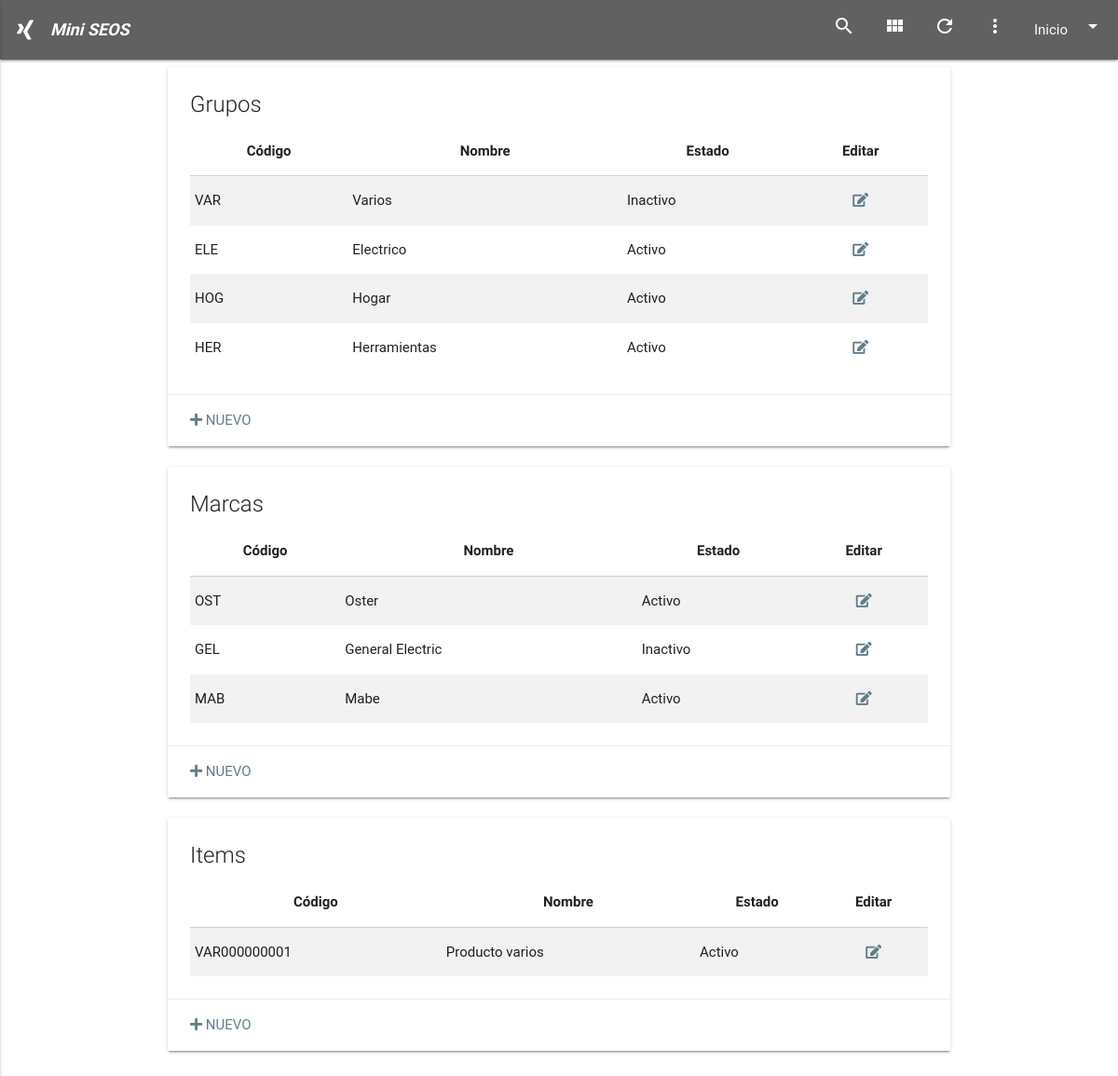
/inventario/ (signed in), run on the app's committed database.
### apps/inventario/models.py (models this page shows, shortened)
class Grupo(models.Model):
    codigo = models.CharField(max_length=3, primary_key=True, db_column='mrcCodigo')
    nombre = models.CharField(max_length=25, db_column='gruNombre')
    estado = models.CharField(max_length=1, choices=ESTADOS_MAESTROS, db_column='gruEstado')
    class Meta:
        db_table = 'inv_grupos'
    def estado_nombre(self):
        if self.estado == "A":
            return "Activo"
        else:
            return "Inactivo"

class Marca(models.Model):
    codigo = models.CharField(max_length=3, primary_key=True, db_column="mrcCodigo")
    nombre = models.CharField(max_length=25, db_column="mrcNombre")
    estado = models.CharField(max_length=1, choices=ESTADOS_MAESTROS, db_column="mrcEstado")
    class Meta:
        db_table = 'inv_marcas'
    def estado_nombre(self):
        if self.estado == "A":
            return "Activo"
        else:
            return "Inactivo"

class Item(models.Model):
    codigo = models.CharField(max_length=25, primary_key=True, db_column="itmCodigo")
    nombre = models.CharField(max_length=25, db_column="itmNombre")
    estado = models.CharField(max_length=1, choices=ESTADOS_MAESTROS, db_column="itmEstado")
    usuarioCreacion = models.CharField(max_length=10, db_column="itmUsrCreacion")
    fechaCreacion = models.DateTimeField(auto_now_add=True, db_column="itmFecCreacion")
    usuarioModificacion = models.CharField(max_length=10, db_column="itmUsrModificacion")
    fechaModificacion = models.DateTimeField(auto_now=True, db_column="itmFecModificacion")
    marca = models.ForeignKey(Marca,
                              models.SET_NULL,
                              blank=True,
                              null=True,
                              db_column='mrcCodigo')
    grupo = models.ForeignKey(Grupo,
                              models.SET_NULL,
                              blank=True,
                              null=True,
                              db_column='gruCodigo')
    class Meta:
        db_table = 'inv_items'
    def estado_nombre(self):
        if self.estado == 'A':
            return 'Activo'
        else:
            return 'Inactivo'

### apps/inventario/views.py (the view)
# urls.py: path('', views.inicio, name='inv_inicio'),
@login_required
def inicio(request):
    grupos = Grupo.objects.all()
    marcas = Marca.objects.all()
    items = Item.objects.all()
    return render(request, 'inventario/inv_inicio.html', {'grupos_all': grupos,
                                                          'marcas_all': marcas,
                                                          'items_all': items,
                                                          })

### templates/inventario/inv_inicio.html (shortened to what this page needs)
{% extends "base/main_base.html" %}
{% load static %}
{% block body_container %}
  <div class="row">
    <div class="col s12 m12 l12">
      <div class="card">
        <div class="card-content">
          <span class="card-title">Grupos</span>
          <table class="striped">
            <thead>
              <tr>
                <th style="text-align: center">Código</th>
                <th style="text-align: center">Nombre</th>
                <th style="text-align: center">Estado</th>
                <th style="text-align: center">Editar</th>
              </tr>
            </thead>
            <tbody>
              {% if grupos_all %}
                {% for grupo in grupos_all %}
                  <tr>
                    <td>{{ grupo.codigo }}</td>
                    <td>{{ grupo.nombre }}</td>
                    <td>{{ grupo.estado_nombre }}</td>
                    <td style="text-align: center">
                      <a href="{% url 'inventario:get_grupo' grupo.pk 'UPD' %}" class="blue-grey-text"><i class="fas fa-edit"></i></a>
                    </td>
                  </tr>
                {% endfor %}
              {% else %}
                <tr>
                  <td colspan="4">No hay registros.</td>
                </tr>
              {% endif %}
            </tbody>
          </table>
        </div>
        <div class="card-action">
          <a href="{% url 'inventario:get_grupo' 0 'INS' %}" class="blue-grey-text"><i class="fas fa-plus"></i> Nuevo</a>
        </div>
      </div>
    </div>
    <div class="col s12 m12 l12">
      <div class="card">
        <div class="card-content">
          <span class="card-title">Marcas</span>
          <table class="striped">
            <thead>
              <tr>
                <th style="text-align: center">Código</th>
                <th style="text-align: center">Nombre</th>
                <th style="text-align: center">Estado</th>
                <th style="text-align: center">Editar</th>
              </tr>
            </thead>
            <tbody>
              {% if marcas_all %}
                {% for marca in marcas_all %}
                  <tr>
                    <td>{{ marca.codigo }}</td>
                    <td>{{ marca.nombre }}</td>
                    <td>{{ marca.estado_nombre }}</td>
                    <td style="text-align: center">
                      <a href="{% url 'inventario:get_marca' marca.pk 'UPD' %}" class="blue-grey-text"><i class="fas fa-edit"></i></a>
                    </td>
                  </tr>
                {% endfor %}
              {% else %}
                <tr>
                  <td colspan="4">No hay registros.</td>
                </tr>
              {% endif %}
            </tbody>
          </table>
        </div>
        <div class="card-action">
          <a href="{% url 'inventario:get_marca' 0 'INS' %}" class="blue-grey-text"><i class="fas fa-plus"></i> Nuevo</a>
        </div>
      </div>
    </div>
    <div class="col s12 m12 l12">
      <div class="card">
        <div class="card-content">
          <span class="card-title">Items</span>
          <table class="striped">
            <thead>
              <tr>
                <th style="text-align: center">Código</th>
                <th style="text-align: center">Nombre</th>
                <th style="text-align: center">Estado</th>
                <th style="text-align: center">Editar</th>
              </tr>
            </thead>
            <tbody>
              {% if items_all %}
                {% for item in items_all %}
                  <tr>
                    <td>{{ item.codigo }}</td>
                    <td>{{ item.nombre }}</td>
                    <td>{{ item.estado_nombre }}</td>
                    <td style="text-align: center">
                      <a href="{% url 'inventario:get_item' item.pk 'UPD' %}" class="blue-grey-text"><i class="fas fa-edit"></i></a>
                    </td>
                  </tr>
                {% endfor %}
              {% else %}
                <tr>
                  <td colspan="6">No hay registros.</td>
                </tr>
              {% endif %}
            </tbody>
          </table>
        </div>
        <div class="card-action">
          <a href="{% url 'inventario:get_item' ' ' 'INS' %}" class="blue-grey-text"><i class="fas fa-plus"></i> Nuevo</a>
        </div>
      </div>
    </div>
  </div>
{% endblock %}

### templates/base/main_base.html (shortened to what this page needs)
<!DOCTYPE html>
{% load static %}
<html lang="es">
<head>
  {%  include "base/main_head.html" %}
</head>
<body>
  <nav class="grey darken-2">
    <ul class="right hide-on-med-and-down">
      <li><a href="#"><i class="material-icons">search</i></a></li>
      <li><a href="#"><i class="material-icons">view_module</i></a></li>
      <li><a href="#"><i class="material-icons">refresh</i></a></li>
      <li><a href="#"><i class="material-icons">more_vert</i></a></li>
      <li><a class="dropdown-button" href="#!" data-activates="dropdown1">Inicio<i class="material-icons right">arrow_drop_down</i></a></li>
    </ul>
    <a href="#" data-activates="slide-out" class="button-collapse show-on-large"><i class="fab fa-xing"></i></a>
    <a href="#" style="font-style: italic; font-weight: bold; font-size: large">Mini SEOS</a>
  </nav>
  <div id="main_container" class="container">
    {% block body_container %}
    {% endblock %}
  </div>
</body>
</html>

### templates/base/main_head.html
{% load static %}
<link href="{% static 'css/icon.css' %}" rel="stylesheet">
<link type="text/css" rel="stylesheet" href="{% static 'css/materialize.min.css' %}">
<link href="{% static 'css/fontawesome-all.min.css' %}" rel="stylesheet">

### templates/base/main_body.html (shortened to what this page needs)
{% load static %}

### data on the page
Grupo: codigo "VAR", nombre "Varios", estado_nombre "Inactivo"
Grupo: codigo "ELE", nombre "Electrico", estado_nombre "Activo"
Grupo: codigo "HOG", nombre "Hogar", estado_nombre "Activo"
Grupo: codigo "HER", nombre "Herramientas", estado_nombre "Activo"
Marca: codigo "OST", nombre "Oster", estado_nombre "Activo"
Marca: codigo "GEL", nombre "General Electric", estado_nombre "Inactivo"
Marca: codigo "MAB", nombre "Mabe", estado_nombre "Activo"
Item: codigo "VAR000000001", nombre "Producto varios", estado_nombre "Activo"
